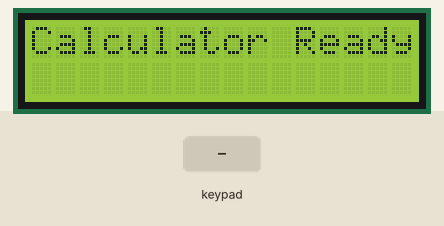
Bench run of a sketch on a simulated Arduino Uno, built with avr-gcc and run on an emulated ATmega328P. Shown: 16×2 character LCD. The test bench sets the inputs (shaded band).

Above: at 0.1 s.
2.3 s: keypad keys 7 + 5 = pressed 0.4 s apart
At 4.0 s:
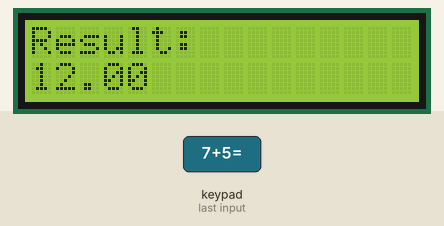
6.9 s: keypad keys 4 5 6 7 * pressed 0.4 s apart
At 8.8 s:
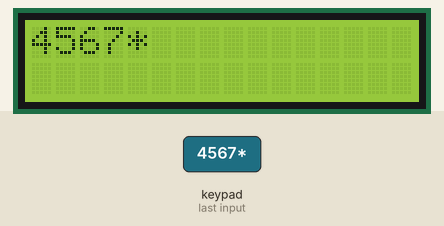
10.4 s: key '1' pressed
At 11.3 s:
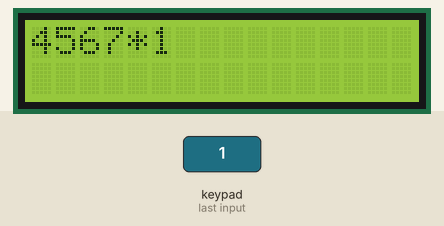
11.9 s: key '2' pressed
At 12.6 s:
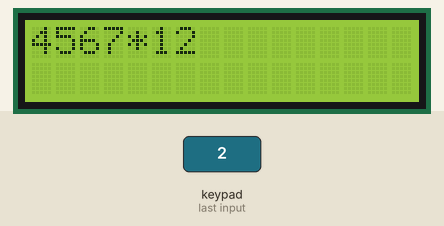
13.4 s: key 'C' pressed
At 13.9 s:
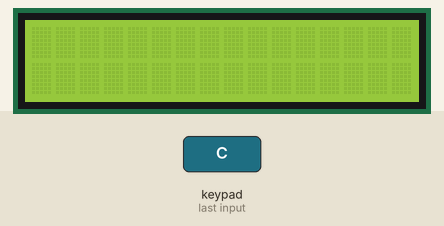
14.9 s: keypad keys 8 / 2 = pressed 0.4 s apart
At 15.5 s:
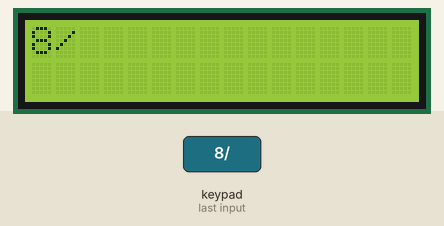
Timing chart, 0 to 17.9 s (numbered marks = the images above; inputs shaded):
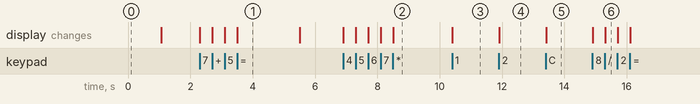

Measured:
- after the input at 2.3 s, the display: first changes at once (image 1 shows a later state)
- after the input at 6.9 s, the display: first changes at once (image 2 shows a later state)
- after the input at 10.4 s, the display: changes at once (image 3)
- after the input at 11.9 s, the display: changes at once (image 4)
- after the input at 13.4 s, the display: changes at once (image 5)
- after the input at 14.9 s, the display: first changes at once (image 6 shows a later state)
- what the display in image 1 shows lasts 2.0 s, from 3.5 s to 5.5 s

The sketch:

code.ino
```cpp
#include <Keypad.h>
#include <LiquidCrystal.h>

// Define the keypad rows and columns
const byte ROWS = 4; // Four rows
const byte COLS = 4; // Four columns

// Define the keymap
char keys[ROWS][COLS] = {
  {'1', '2', '3', '+'},
  {'4', '5', '6', '-'},
  {'7', '8', '9', '*'},
  {'C', '0', '=', '/'}
};

// Define row and column pins on the Arduino
byte rowPins[ROWS] = {4, 5, 6, 7};
byte colPins[COLS] = {0, 1, 2, 3};

// Initialize the Keypad
Keypad keypad = Keypad(makeKeymap(keys), rowPins, colPins, ROWS, COLS);

// Define the LCD pins (DB4-DB7 -> 11, 10, 9, 8)
LiquidCrystal lcd(13, 12, 11, 10, 9, 8);

String input = "";
char operatorSymbol;
float num1 = 0, num2 = 0;
bool operatorSelected = false;

void setup() {
  lcd.begin(16, 2); // Initialize the LCD (16x2 display)
  lcd.print("Calculator Ready");
  delay(1000);
  lcd.clear();
}

void loop() {
  char key = keypad.getKey();

  if (key) {
    if (key >= '0' && key <= '9') {
      input += key;
      lcd.print(key);
    } else if (key == '+' || key == '-' || key == '*' || key == '/') {
      if (!operatorSelected && input.length() > 0) {
        num1 = input.toFloat();
        operatorSymbol = key;
        operatorSelected = true;
        input = "";
        lcd.print(key);
      }
    } else if (key == '=') {
      if (operatorSelected && input.length() > 0) {
        num2 = input.toFloat();
        float result = 0;
        switch (operatorSymbol) {
          case '+': result = num1 + num2; break;
          case '-': result = num1 - num2; break;
          case '*': result = num1 * num2; break;
          case '/': result = (num2 != 0) ? num1 / num2 : 0; break;
        }
        lcd.clear();
        lcd.print("Result: ");
        lcd.setCursor(0, 1);
        lcd.print(result);
        delay(2000);
        resetCalculator();
      }
    } else if (key == 'C') {
      resetCalculator();
    }
  }
}

void resetCalculator() {
  input = "";
  num1 = num2 = 0;
  operatorSelected = false;
  lcd.clear();
}
```
